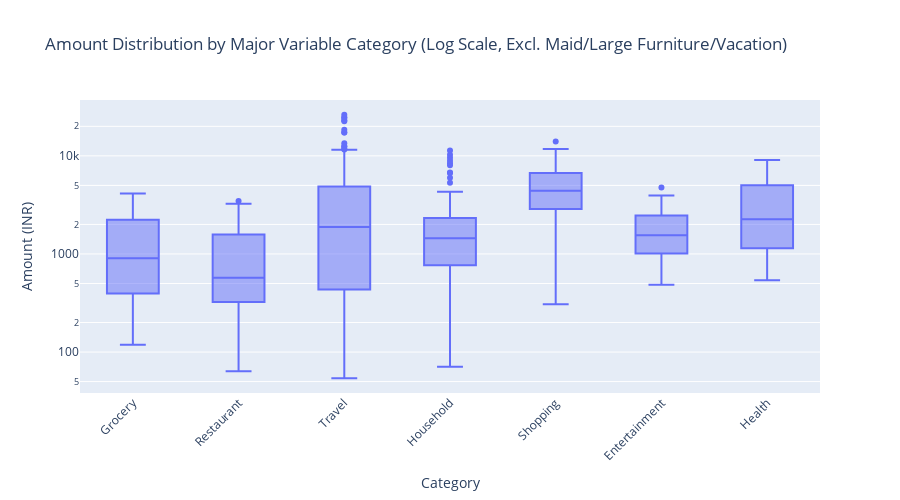

This figure's notebook cell:
### Markdown cell above
## 10. Ad-hoc Amount Distribution: Key Categories (Box Plot)

Visualize amount distributions for major variable spending areas.

### Code cell
if not df.empty and 'amount' in df.columns and 'category' in df.columns:
    print("\n--- Ad-hoc Amount Distributions (Box Plots) ---")
    major_variable_cats = ['Grocery', 'Restaurant', 'Shopping', 'Travel', 'Household', 'Health', 'Entertainment']
    plot_df = df[df['category'].isin(major_variable_cats)].copy() # Make a copy
    # Exclude known large fixed costs from Household/Travel for better visualization of variable costs
    plot_df = plot_df[~((plot_df['category'] == 'Household') & (plot_df['sub_category'] == 'Maid'))]
    # Exclude potential large vacation sums if they skew too much
    # plot_df = plot_df[~((plot_df['category'] == 'Travel') & (plot_df['sub_category'] == 'Vacation') & (plot_df['amount'] > 15000))] 
    # Exclude large furniture costs
    plot_df = plot_df[~((plot_df['category'] == 'Household') & (plot_df['sub_category'] == 'Furniture') & (plot_df['amount'] > 10000))]

    if not plot_df.empty:
        fig_box_cat = px.box(plot_df, x='category', y='amount', points="outliers",
                             title='Amount Distribution by Major Variable Category (Log Scale, Excl. Maid/Large Furniture/Vacation)',
                             labels={'category': 'Category', 'amount': 'Amount (INR)'},
                             log_y=True, height=500)
        fig_box_cat.update_layout(xaxis_tickangle=-45)
        fig_box_cat.show() # Display inline
        # try: fig_box_cat.write_image(IMG_DIR / "category_amount_boxplot.png") # Commented out
        # except Exception as e: logging.error(f"Failed to save category box plot: {e}")

        # Discrepancy Check:
        print(plot_df.groupby('category')['amount'].describe())
        logging.info("Review box plot/stats: Do medians/ranges seem realistic for Bangalore daily/weekly expenses in these categories?")
    else:
        logging.info("No data for major variable categories found after filtering fixed/large items.")
else:
    print("Skipping amount distribution analysis (missing columns).")

### Figure 1 — Plotly figure (JSON) as saved in the notebook; plotly's stock layout.template omitted (floating-point values rounded to 4 significant figures; data arrays with more than 128 entries replaced by an {"elided": "..."} marker saying what was removed)
{"data": [{"alignmentgroup": "True", "boxpoints": "outliers", "hovertemplate": "Category=%{x}<br>Amount (INR)=%{y}<extra></extra>", "legendgroup": "", "marker": {"color": "#636efa"}, "name": "", "notched": false, "offsetgroup": "", "orientation": "v", "showlegend": false, "type": "box", "x": {"elided": "643 str values"}, "x0": " ", "xaxis": "x", "y": {"elided": "643 float values"}, "y0": " ", "yaxis": "y"}], "layout": {"boxmode": "group", "height": 500, "legend": {"tracegroupgap": 0}, "title": {"text": "Amount Distribution by Major Variable Category (Log Scale, Excl. Maid/Large Furniture/Vacation)"}, "xaxis": {"anchor": "y", "domain": [0, 1], "tickangle": -45, "title": {"text": "Category"}}, "yaxis": {"anchor": "x", "domain": [0, 1], "title": {"text": "Amount (INR)"}, "type": "log"}}}
